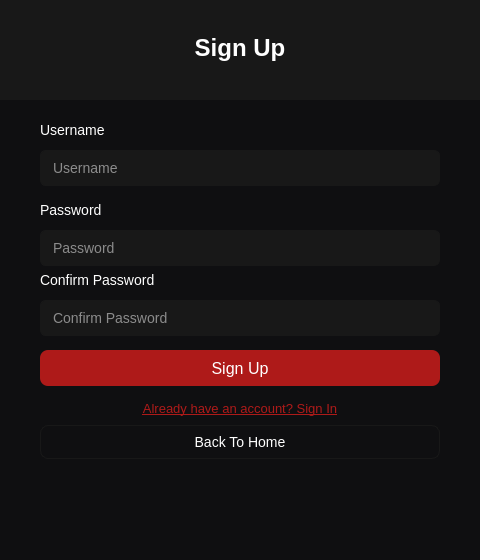
<?xml version="1.0" encoding="UTF-8"?>
<ui version="4.0">
 <class>Auth</class>
 <widget class="QWidget" name="Auth">
  <property name="geometry">
   <rect>
    <x>0</x>
    <y>0</y>
    <width>480</width>
    <height>560</height>
   </rect>
  </property>
  <property name="minimumSize">
   <size>
    <width>480</width>
    <height>560</height>
   </size>
  </property>
  <property name="maximumSize">
   <size>
    <width>480</width>
    <height>560</height>
   </size>
  </property>
  <property name="windowTitle">
   <string>Certa.dev</string>
  </property>
  <widget class="QStackedWidget" name="authStackedWidget">
   <property name="geometry">
    <rect>
     <x>0</x>
     <y>0</y>
     <width>480</width>
     <height>560</height>
    </rect>
   </property>
   <property name="currentIndex">
    <number>1</number>
   </property>
   <widget class="QWidget" name="page_signin">
    <property name="styleSheet">
     <string notr="true">background-color: #0F0F11;</string>
    </property>
    <widget class="QWidget" name="signin_banner" native="true">
     <property name="geometry">
      <rect>
       <x>0</x>
       <y>0</y>
       <width>480</width>
       <height>100</height>
      </rect>
     </property>
     <property name="styleSheet">
      <string notr="true">background-color: #181818;</string>
     </property>
    </widget>
    <widget class="QLabel" name="signin_titleLabel">
     <property name="geometry">
      <rect>
       <x>140</x>
       <y>30</y>
       <width>200</width>
       <height>36</height>
      </rect>
     </property>
     <property name="styleSheet">
      <string notr="true">color: #FFFFFF; font-size: 24px; font-weight: bold; background: transparent;</string>
     </property>
     <property name="text">
      <string>Sign In</string>
     </property>
     <property name="alignment">
      <set>Qt::AlignmentFlag::AlignCenter</set>
     </property>
    </widget>
    <widget class="QLabel" name="signin_usernameLabel">
     <property name="geometry">
      <rect>
       <x>40</x>
       <y>120</y>
       <width>400</width>
       <height>20</height>
      </rect>
     </property>
     <property name="styleSheet">
      <string notr="true">color: #FFFFFF; font-size: 14px; background: transparent;</string>
     </property>
     <property name="text">
      <string>Username</string>
     </property>
    </widget>
    <widget class="QLineEdit" name="signin_usernameLineEdit">
     <property name="geometry">
      <rect>
       <x>40</x>
       <y>150</y>
       <width>400</width>
       <height>36</height>
      </rect>
     </property>
      <property name="styleSheet">
       <string notr="true">QLineEdit { background-color: #181818; border: 1px solid #181818; border-radius: 6px; padding-left: 10px; font-size: 14px; color: #FFFFFF; } QLineEdit:focus { border: 1px solid #AE1A19; } QLineEdit::placeholder { color: #6C6C6E; }</string>
      </property>
     <property name="placeholderText">
      <string>Username</string>
     </property>
    </widget>
    <widget class="QLabel" name="signin_passwordLabel">
     <property name="geometry">
      <rect>
       <x>40</x>
       <y>200</y>
       <width>400</width>
       <height>20</height>
      </rect>
     </property>
     <property name="styleSheet">
      <string notr="true">color: #FFFFFF; font-size: 14px; background: transparent;</string>
     </property>
     <property name="text">
      <string>Password</string>
     </property>
    </widget>
    <widget class="QLineEdit" name="signin_passwordLineEdit">
     <property name="geometry">
      <rect>
       <x>40</x>
       <y>230</y>
       <width>400</width>
       <height>36</height>
      </rect>
     </property>
      <property name="styleSheet">
       <string notr="true">QLineEdit { background-color: #181818; border: 1px solid #181818; border-radius: 6px; padding-left: 10px; font-size: 14px; color: #FFFFFF; } QLineEdit:focus { border: 1px solid #AE1A19; } QLineEdit::placeholder { color: #6C6C6E; }</string>
      </property>
     <property name="echoMode">
      <enum>QLineEdit::EchoMode::Password</enum>
     </property>
     <property name="placeholderText">
      <string>Password</string>
     </property>
    </widget>
    <widget class="QPushButton" name="signin_signInButton">
     <property name="geometry">
      <rect>
       <x>40</x>
       <y>290</y>
       <width>400</width>
       <height>36</height>
      </rect>
     </property>
     <property name="styleSheet">
      <string notr="true">QPushButton { background-color: #AE1A19; color: #FFFFFF; border: none; border-radius: 8px; font-size: 16px; height: 40px; } QPushButton:hover { background-color: #951615; }</string>
     </property>
     <property name="text">
      <string>Sign In</string>
     </property>
     <property name="autoDefault">
      <bool>true</bool>
     </property>
     <property name="default">
      <bool>true</bool>
     </property>
    </widget>
    <widget class="QPushButton" name="signin_switchButton">
     <property name="geometry">
      <rect>
       <x>40</x>
       <y>335</y>
       <width>400</width>
       <height>26</height>
      </rect>
     </property>
     <property name="styleSheet">
      <string notr="true">QPushButton { background: transparent; color: #AE1A19; border: none; font-size: 13px; text-decoration: underline; } QPushButton:hover { color: #951615; }</string>
     </property>
     <property name="text">
      <string>Don't have an account? Sign Up</string>
     </property>
     <property name="flat">
      <bool>true</bool>
     </property>
    </widget>
    <widget class="QPushButton" name="signin_backButton">
     <property name="geometry">
      <rect>
       <x>40</x>
       <y>370</y>
       <width>400</width>
       <height>34</height>
      </rect>
     </property>
     <property name="styleSheet">
      <string notr="true">QPushButton { background-color: transparent; color: #FFFFFF; border: 1px solid #181818; border-radius: 8px; font-size: 14px; height: 36px; } QPushButton:hover { background-color: #181818; border: 1px solid #AE1A19; }</string>
     </property>
     <property name="text">
      <string>Back To Home</string>
     </property>
    </widget>
    <widget class="QLabel" name="signin_errorLabel">
     <property name="geometry">
      <rect>
       <x>40</x>
       <y>100</y>
       <width>400</width>
       <height>18</height>
      </rect>
     </property>
     <property name="styleSheet">
      <string notr="true">color: #EF4444; border-radius: 4px; font-size: 13px; padding-left: 8px; padding-right: 8px;</string>
     </property>
     <property name="text">
      <string/>
     </property>
     <property name="alignment">
      <set>Qt::AlignmentFlag::AlignCenter</set>
     </property>
    </widget>
   </widget>
   <widget class="QWidget" name="page_signup">
    <property name="styleSheet">
     <string notr="true">background-color: #0F0F11;</string>
    </property>
    <widget class="QWidget" name="signup_banner" native="true">
     <property name="geometry">
      <rect>
       <x>0</x>
       <y>0</y>
       <width>480</width>
       <height>100</height>
      </rect>
     </property>
     <property name="styleSheet">
      <string notr="true">background-color: #181818;</string>
     </property>
    </widget>
    <widget class="QLabel" name="signup_titleLabel">
     <property name="geometry">
      <rect>
       <x>140</x>
       <y>30</y>
       <width>200</width>
       <height>36</height>
      </rect>
     </property>
     <property name="styleSheet">
      <string notr="true">color: #FFFFFF; font-size: 24px; font-weight: bold; background: transparent;</string>
     </property>
     <property name="text">
      <string>Sign Up</string>
     </property>
     <property name="alignment">
      <set>Qt::AlignmentFlag::AlignCenter</set>
     </property>
    </widget>
    <widget class="QLabel" name="signup_usernameLabel">
     <property name="geometry">
      <rect>
       <x>40</x>
       <y>120</y>
       <width>400</width>
       <height>20</height>
      </rect>
     </property>
     <property name="styleSheet">
      <string notr="true">color: #FFFFFF; font-size: 14px; background: transparent;</string>
     </property>
     <property name="text">
      <string>Username</string>
     </property>
    </widget>
    <widget class="QLineEdit" name="signup_usernameLineEdit">
     <property name="geometry">
      <rect>
       <x>40</x>
       <y>150</y>
       <width>400</width>
       <height>36</height>
      </rect>
     </property>
      <property name="styleSheet">
       <string notr="true">QLineEdit { background-color: #181818; border: 1px solid #181818; border-radius: 6px; padding-left: 10px; font-size: 14px; color: #FFFFFF; } QLineEdit:focus { border: 1px solid #AE1A19; } QLineEdit::placeholder { color: #6C6C6E; }</string>
      </property>
     <property name="placeholderText">
      <string>Username</string>
     </property>
    </widget>
    <widget class="QLabel" name="signup_passwordLabel">
     <property name="geometry">
      <rect>
       <x>40</x>
       <y>200</y>
       <width>400</width>
       <height>20</height>
      </rect>
     </property>
     <property name="styleSheet">
      <string notr="true">color: #FFFFFF; font-size: 14px; background: transparent;</string>
     </property>
     <property name="text">
      <string>Password</string>
     </property>
    </widget>
    <widget class="QLineEdit" name="signup_passwordLineEdit">
     <property name="geometry">
      <rect>
       <x>40</x>
       <y>230</y>
       <width>400</width>
       <height>36</height>
      </rect>
     </property>
      <property name="styleSheet">
       <string notr="true">QLineEdit { background-color: #181818; border: 1px solid #181818; border-radius: 6px; padding-left: 10px; font-size: 14px; color: #FFFFFF; } QLineEdit:focus { border: 1px solid #AE1A19; } QLineEdit::placeholder { color: #6C6C6E; }</string>
      </property>
     <property name="echoMode">
      <enum>QLineEdit::EchoMode::Password</enum>
     </property>
     <property name="placeholderText">
      <string>Password</string>
     </property>
    </widget>
    <widget class="QLabel" name="signup_confirmPasswordLabel">
     <property name="geometry">
      <rect>
       <x>40</x>
       <y>270</y>
       <width>400</width>
       <height>20</height>
      </rect>
     </property>
     <property name="styleSheet">
      <string notr="true">color: #FFFFFF; font-size: 14px; background: transparent;</string>
     </property>
     <property name="text">
      <string>Confirm Password</string>
     </property>
    </widget>
    <widget class="QLineEdit" name="signup_confirmPasswordLineEdit">
     <property name="geometry">
      <rect>
       <x>40</x>
       <y>300</y>
       <width>400</width>
       <height>36</height>
      </rect>
     </property>
      <property name="styleSheet">
       <string notr="true">QLineEdit { background-color: #181818; border: 1px solid #181818; border-radius: 6px; padding-left: 10px; font-size: 14px; color: #FFFFFF; } QLineEdit:focus { border: 1px solid #AE1A19; } QLineEdit::placeholder { color: #6C6C6E; }</string>
      </property>
     <property name="echoMode">
      <enum>QLineEdit::EchoMode::Password</enum>
     </property>
     <property name="placeholderText">
      <string>Confirm Password</string>
     </property>
    </widget>
    <widget class="QPushButton" name="signup_signUpButton">
     <property name="geometry">
      <rect>
       <x>40</x>
       <y>350</y>
       <width>400</width>
       <height>36</height>
      </rect>
     </property>
     <property name="styleSheet">
      <string notr="true">QPushButton { background-color: #AE1A19; color: #FFFFFF; border: none; border-radius: 8px; font-size: 16px; height: 40px; } QPushButton:hover { background-color: #951615; }</string>
     </property>
     <property name="text">
      <string>Sign Up</string>
     </property>
     <property name="autoDefault">
      <bool>true</bool>
     </property>
     <property name="default">
      <bool>true</bool>
     </property>
    </widget>
    <widget class="QPushButton" name="signup_switchButton">
     <property name="geometry">
      <rect>
       <x>40</x>
       <y>395</y>
       <width>400</width>
       <height>26</height>
      </rect>
     </property>
     <property name="styleSheet">
      <string notr="true">QPushButton { background: transparent; color: #AE1A19; border: none; font-size: 13px; text-decoration: underline; } QPushButton:hover { color: #951615; }</string>
     </property>
     <property name="text">
      <string>Already have an account? Sign In</string>
     </property>
     <property name="flat">
      <bool>true</bool>
     </property>
    </widget>
    <widget class="QPushButton" name="signup_backButton">
     <property name="geometry">
      <rect>
       <x>40</x>
       <y>425</y>
       <width>400</width>
       <height>34</height>
      </rect>
     </property>
     <property name="styleSheet">
      <string notr="true">QPushButton { background-color: transparent; color: #FFFFFF; border: 1px solid #181818; border-radius: 8px; font-size: 14px; height: 36px; } QPushButton:hover { background-color: #181818; border: 1px solid #AE1A19; }</string>
     </property>
     <property name="text">
      <string>Back To Home</string>
     </property>
    </widget>
    <widget class="QLabel" name="signup_errorLabel">
     <property name="geometry">
      <rect>
       <x>40</x>
       <y>100</y>
       <width>400</width>
       <height>18</height>
      </rect>
     </property>
     <property name="styleSheet">
      <string notr="true">color: #EF4444; border-radius: 4px; font-size: 13px; padding-left: 8px; padding-right: 8px;</string>
     </property>
     <property name="text">
      <string/>
     </property>
     <property name="alignment">
      <set>Qt::AlignmentFlag::AlignCenter</set>
     </property>
    </widget>
   </widget>
  </widget>
 </widget>
 <resources/>
 <connections/>
</ui>
